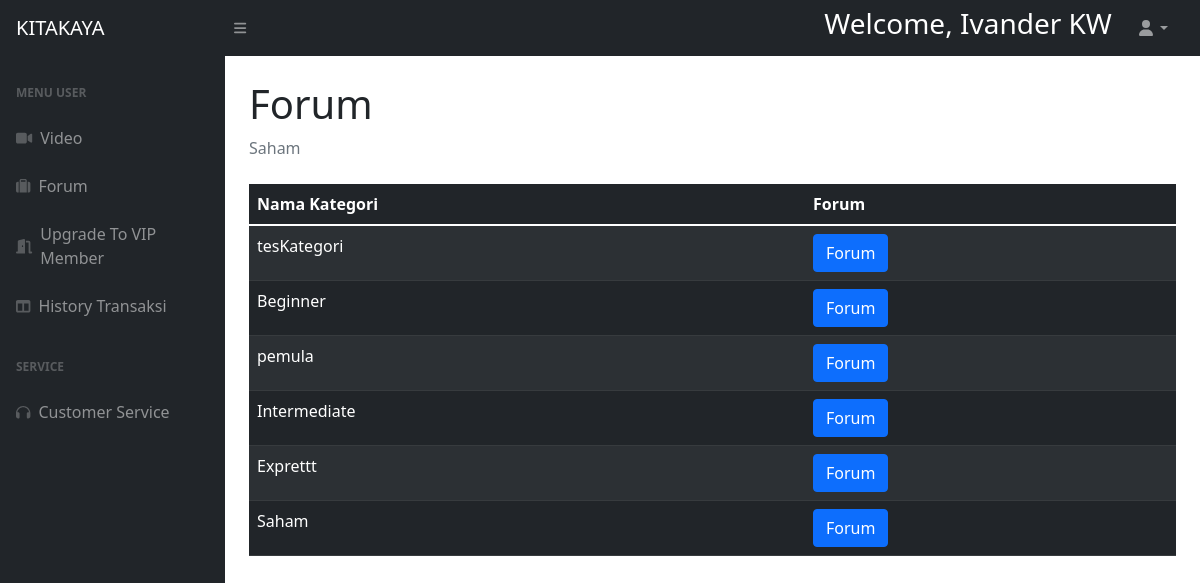
The app's page /public/halamanuserbiasaforum.php (signed in) with its own data.
### tables this page shows
CREATE TABLE `kategori_vid` (
  `id` int(11) NOT NULL,
  `nama_kategori` text NOT NULL,
  `status` int(11) NOT NULL
);

### config/database.php (called while the page is built, shortened)
<?php
    class Database{
        private static $instance;
        public $pdo;
        private function __construct()
        {
            $dsn = "mysql:host=".DB_HOST.";dbname=".DB_NAME.";charset=UTF8";
            $options = [
                PDO::ATTR_ERRMODE => PDO::ERRMODE_EXCEPTION,
                PDO::ATTR_DEFAULT_FETCH_MODE => PDO::FETCH_OBJ,
                PDO::ATTR_EMULATE_PREPARES => false
            ];
            try {
                $this->pdo = new PDO($dsn,DB_USER,DB_PASSWORD,$options);
            }
            catch(PDOException $e){
                echo  $e->getMessage();
            }
        }
        static function instance(){
            if(!isset(self::$instance)){
                self::$instance = new Database();
            }
            return self::$instance;
        }
        function query($sql,$args = NULL){
            if (!$args){
                return $this->pdo->query($sql);
            }
            $stmt = $this->pdo->prepare($sql);
            $stmt->execute($args);
            return $stmt;
        }
    }
?>

### models/Video.php (called while the page is built, shortened)
<?php
    class Video{
        public static function getAll()
        {
            $db=Database::instance();
            $temp=$db->query("SELECT * FROM kategori_vid");
            return $temp->fetchAll();
        }
    }
?>

### public/halamanuserbiasaforum.php (the view, shortened to what this page needs)
<?php
    $user = $_SESSION["user"];
    $munculkan = $user->nama;
?>
<!DOCTYPE html>
<html lang="en">
    <head>
        <link href="https://cdn.jsdelivr.net/npm/simple-datatables@latest/dist/style.css" rel="stylesheet" />
        <link href="../assets/css/punyaadmin.css" rel="stylesheet" />
    </head>
    <body class="sb-nav-fixed">
        <nav class="sb-topnav navbar navbar-expand navbar-dark bg-dark">
            <a class="navbar-brand ps-3" href="halamanuserbiasa.php">KITAKAYA</a>
            <button class="btn btn-link btn-sm order-1 order-lg-0 me-4 me-lg-0" id="sidebarToggle" href="#!"><i class="fas fa-bars"></i></button>
            <form class="d-none d-md-inline-block form-inline ms-auto me-0 me-md-3 my-2 my-md-0">
                <div class="input-group">
                    <h3 style="color: white;">Welcome, <?= $munculkan?></h3>
                </div>
            </form>
            <ul class="navbar-nav ms-auto ms-md-0 me-3 me-lg-4">
                <li class="nav-item dropdown">
                    <a class="nav-link dropdown-toggle" id="navbarDropdown" href="#" role="button" data-bs-toggle="dropdown" aria-expanded="false"><i class="fas fa-user fa-fw"></i></a>
                </li>
            </ul>
        </nav>
        <div id="layoutSidenav">
            <div id="layoutSidenav_nav">
                <nav class="sb-sidenav accordion sb-sidenav-dark" id="sidenavAccordion">
                    <div class="sb-sidenav-menu">
                        <div class="nav">
                            <div class="sb-sidenav-menu-heading">Menu User</div>
                            <a class="nav-link" href="../public/halamanuserbiasa.php">
                                <div class="sb-nav-link-icon"><i class="fas fa-video"></i></div>
                                Video
                            </a>
                            <a class="nav-link" href="../public/halamanuserbiasaforum.php">
                                <div class="sb-nav-link-icon"><i class="fas fa-suitcase"></i></div>
                                Forum
                            </a>
                            <a class="nav-link" href="../public/halamanuserbiasasub.php">
                                <div class="sb-nav-link-icon"><i class="fas fa-door-open"></i></div>
                                Upgrade To VIP Member
                            </a>
                            <a class="nav-link" href="../public/halamanhistorytransmember.php">
                                <div class="sb-nav-link-icon"><i class="fas fa-columns"></i></div>
                                History Transaksi
                            </a>
                            <div class="sb-sidenav-menu-heading">Service</div>
                            <a class="nav-link" href="../public/halamanuserbiasacs.php">
                                <div class="sb-nav-link-icon"><i class="fas fa-headphones"></i></div>
                                Customer Service
                            </a>
                        </div>
                    </div>
                </nav>
            </div>
            <div id="layoutSidenav_content">
                <main>
                    <div class="container-fluid px-4">
                        <h1 class="mt-4">Forum</h1>
                        <ol class="breadcrumb mb-4">
                            <li class="breadcrumb-item active">Saham</li>
                        </ol>
                        <form action="../controllers/forum.php" method="POST">
                        <table class="table table-dark table-striped">
                            <thead>
                            <th>Nama Kategori</th>
                            <th>Forum</th>
                            </thead>
                            <tbody>
                            <?php
                                $categories = video::getAll();
                            ?>
                                <?php
                                    foreach($categories as $category){
                                        ?>
                                        <tr>
                                            <td><?=  $category->nama_kategori?></td>
                                            <td><button class="btn btn-primary" name="forum[<?=$category->id?>]">Forum</button></a></td>
                                        </tr>
                                        <?php
                                    }
                                ?>
                            </tbody>
                        </table>
                    </form>
                    </div>
                </main>
            </div>
        </div>
    </body>
</html>

### records on screen
kategori_vid: nama_kategori "tesKategori"
kategori_vid: nama_kategori "Beginner"
kategori_vid: nama_kategori "pemula"
kategori_vid: nama_kategori "Intermediate"
kategori_vid: nama_kategori "Exprettt"
kategori_vid: nama_kategori "Saham"

### other values on screen
$munculkan "Ivander KW"
